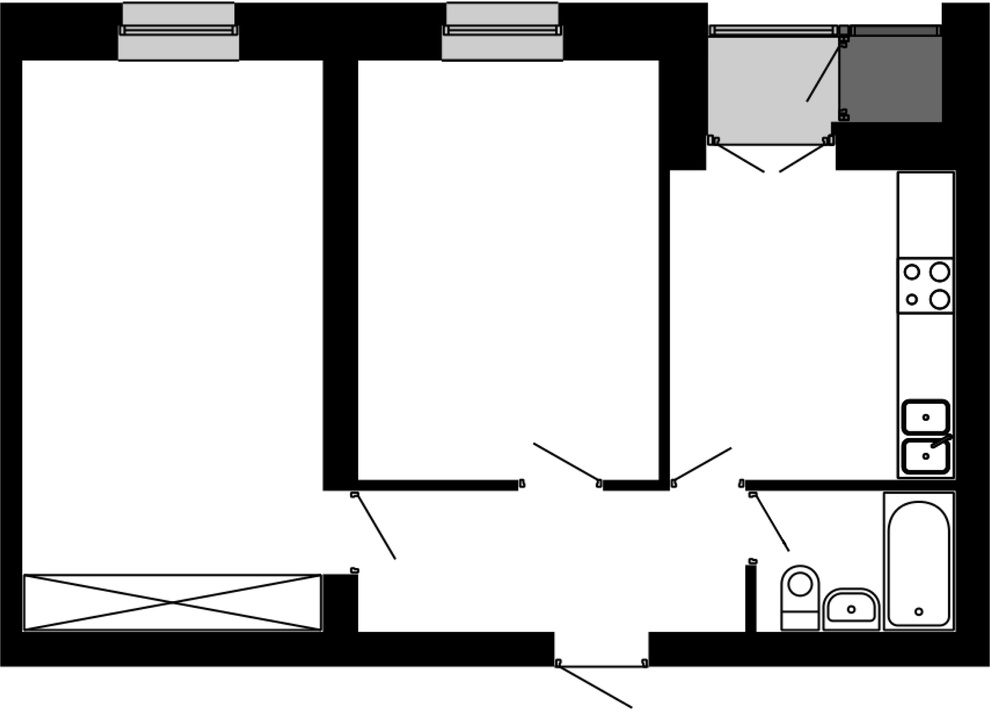
#> input picture test/0004.jpg, 991 x 712 px, shrunk from 2030 x 1458 before the run, found by its file name
$ python corner.py
#> lines starting #> are read from the running program, lines starting #| are printed output that depends on the picture; after the words box and inside, x2 and y2 are one past the last pixel; in counts of white or black regions, pixels touching at a corner belong together
import cv2
import numpy as np
import matplotlib.pyplot as plt
import os

# Проверяем, существует ли файл
img_path = '../img/test/0004.jpg'
if not os.path.exists(img_path):
    print(f"⚠️ Файл не найден: {os.path.abspath(img_path)}")
    exit()

img = cv2.imread(img_path)
#> img is the input picture: shape (712, 991, 3); min 0, max 255, mean 197.2
if img is None:
    print("❌ Не удалось загрузить изображение. Проверьте путь и формат файла.")
    exit()

# Конвертируем BGR в RGB для корректного отображения в matplotlib
img_rgb = cv2.cvtColor(img, cv2.COLOR_BGR2RGB)
gray_img = cv2.cvtColor(img, cv2.COLOR_BGR2GRAY)

corners = cv2.goodFeaturesToTrack(gray_img, 100, .06, 10)
#> corners = 100 rows, first 8: [949, 432], [533, 443], [881, 630], [851, 609], [918, 611], [834, 146], [821, 630], [709, 23]
corners = np.intp(corners)

for i in corners:
    x, y = i.ravel()
    cv2.circle(img_rgb, (x, y), 3, (255, 0, 0), -1)  # Красный цвет в RGB
#> this loop made 100 passes
#> (x, y) on passes 1 to 12: (949, 432), (533, 443), (881, 630), (851, 609), (918, 611), (834, 146), (821, 630), (709, 23), (779, 171), (641, 664), (631, 707), (940, 23)
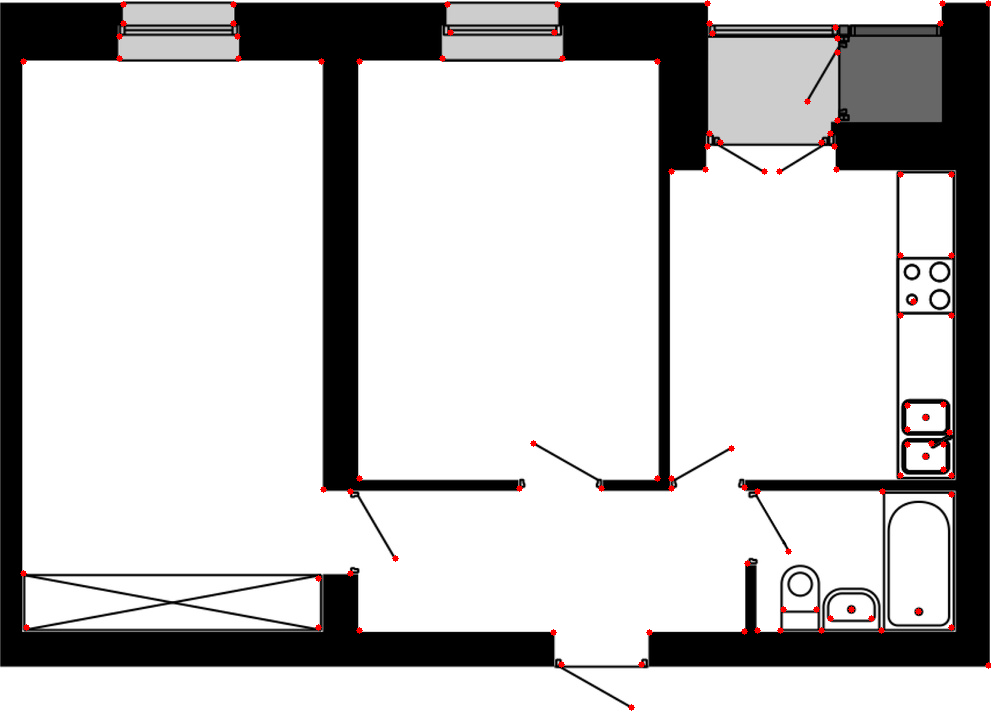
#> img_rgb: shape (712, 991, 3); 0.41% of pixels changed, all inside (x1, y1, x2, y2) = (20, 0, 991, 711)

# Показываем изображение через matplotlib
plt.imshow(img_rgb)
plt.imshow(gray_img)
plt.axis('off')
plt.show()
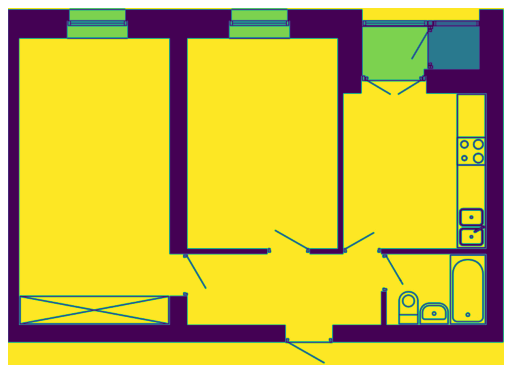
#> figure drawn by matplotlib, 1 panel

$ run again, with test/0001.jpg copied over test/0004.jpg
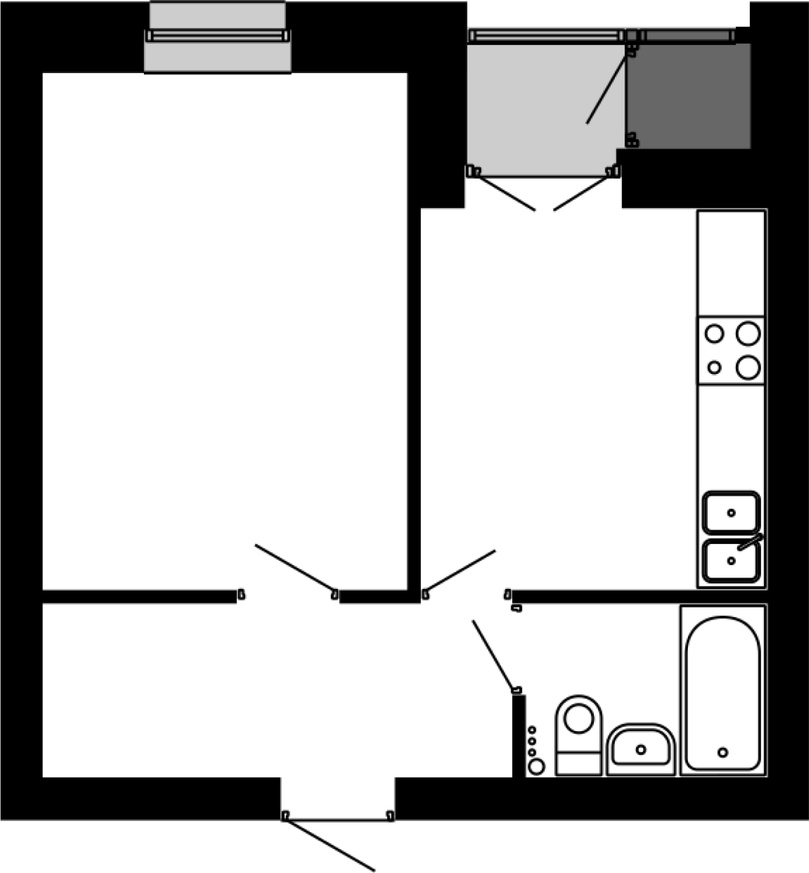
#> input picture test/0001.jpg, 809 x 873 px, shrunk from 1350 x 1457 before the run, found by its file name
#> img is the input picture: shape (873, 809, 3); min 0, max 255, mean 189.7
#> corners = 100 rows, first 8: [532, 752], [532, 741], [731, 560], [731, 512], [532, 730], [374, 870], [255, 545], [760, 531]
#> the loop `for i in corners:` made 100 passes
#> after the loop `for i in corners:`:
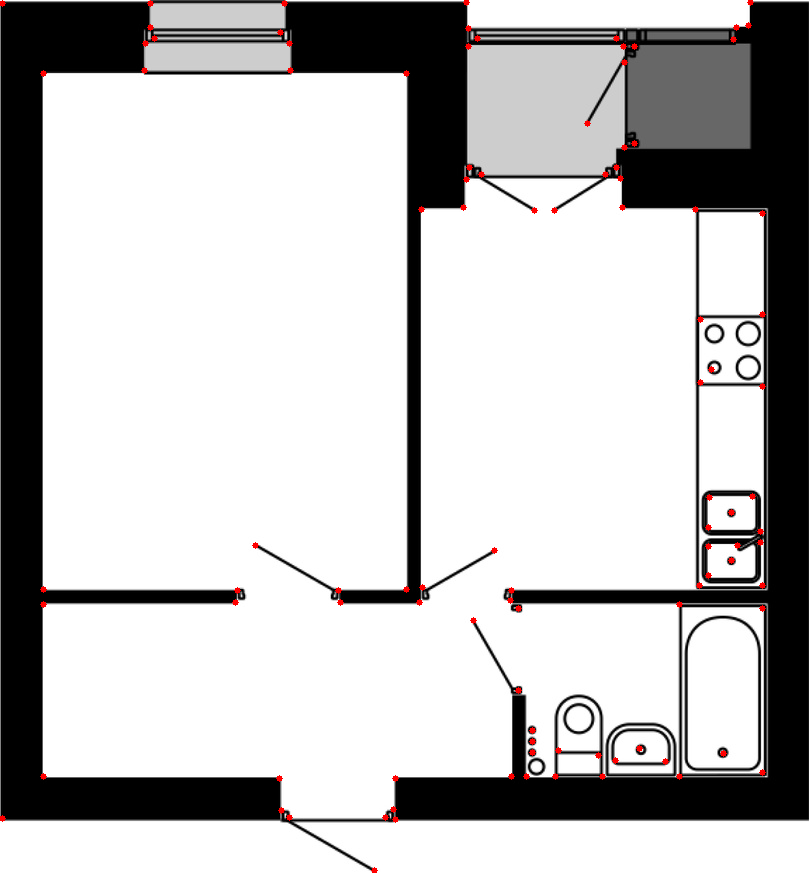
#> img_rgb: shape (873, 809, 3); 0.41% of pixels changed, all inside (x1, y1, x2, y2) = (0, 0, 766, 873)
#> `plt.show()`:
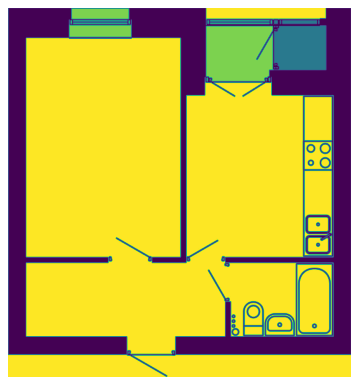
#> figure drawn by matplotlib, 1 panel

$ run again, with test/0002.jpg copied over test/0004.jpg
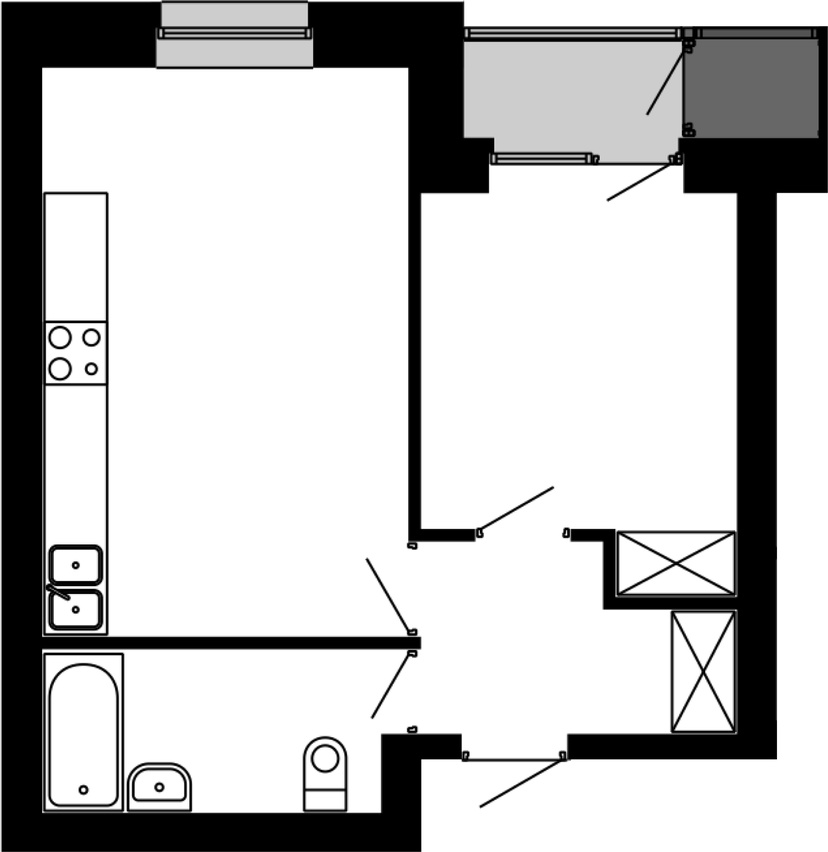
#> input picture test/0002.jpg, 828 x 852 px, shrunk from 1491 x 1535 before the run, found by its file name
#> img is the input picture: shape (852, 828, 3); min 0, max 255, mean 195.3
#> corners = 100 rows, first 8: [75, 565], [75, 609], [49, 592], [675, 729], [480, 806], [553, 487], [731, 729], [125, 811]
#> the loop `for i in corners:` made 100 passes
#> after the loop `for i in corners:`:
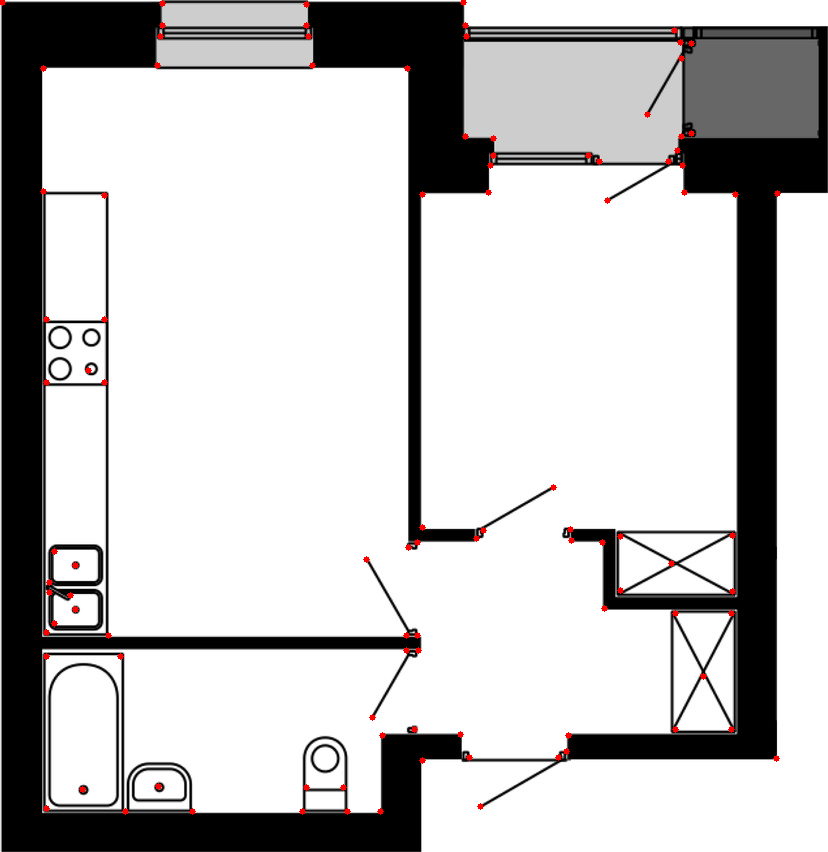
#> img_rgb: shape (852, 828, 3); 0.41% of pixels changed, all inside (x1, y1, x2, y2) = (0, 0, 781, 815)
#> `plt.show()`:
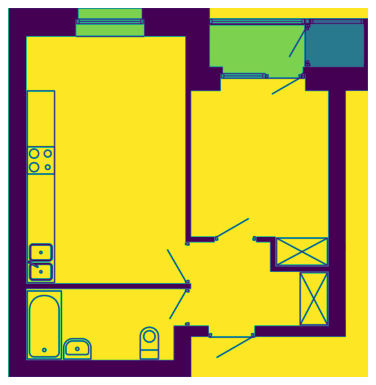
#> figure drawn by matplotlib, 1 panel

$ run again, with test/0003.jpg copied over test/0004.jpg
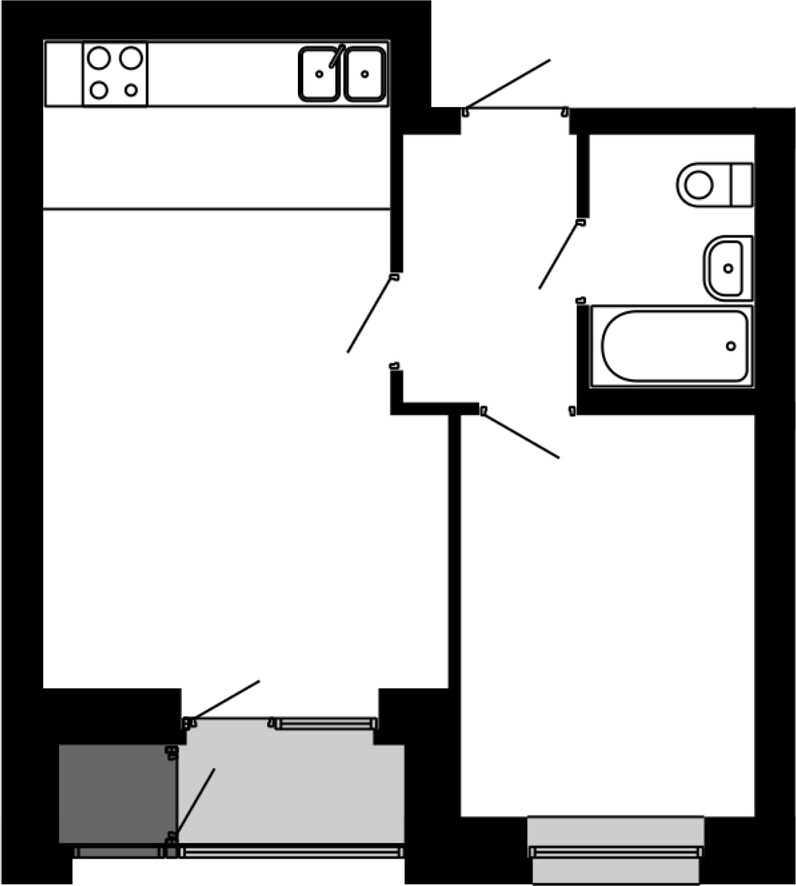
#> input picture test/0003.jpg, 796 x 886 px, shrunk from 1400 x 1559 before the run, found by its file name
#> img is the input picture: shape (886, 796, 3); min 0, max 255, mean 192.4
#> corners = 100 rows, first 8: [319, 74], [364, 74], [560, 110], [469, 110], [558, 457], [539, 288], [405, 883], [259, 681]
#> the loop `for i in corners:` made 100 passes
#> after the loop `for i in corners:`:
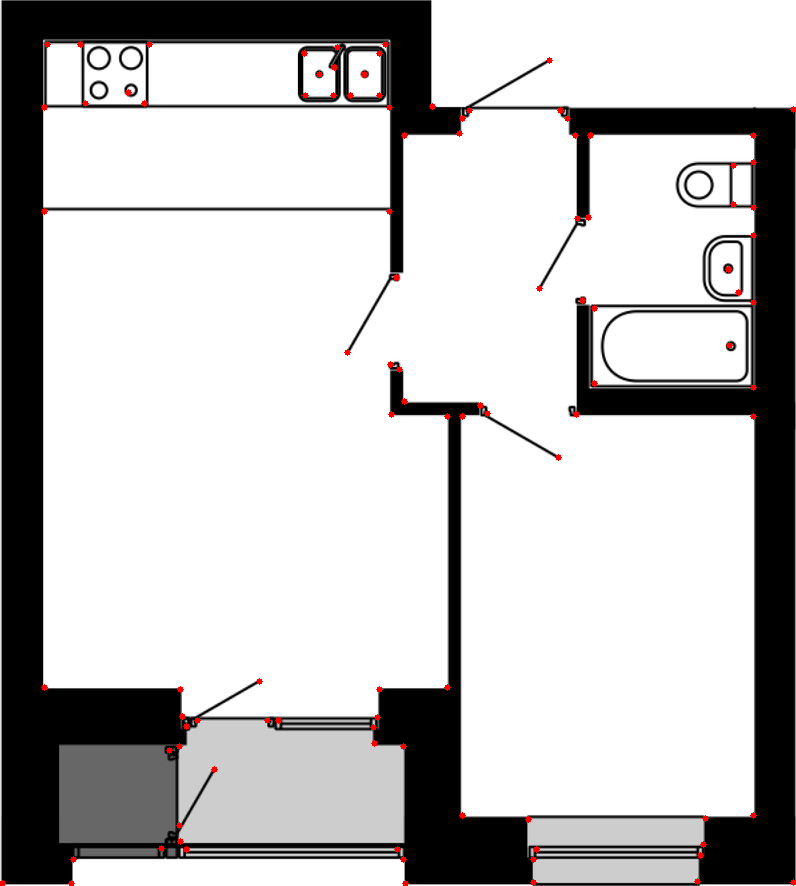
#> img_rgb: shape (886, 796, 3); 0.41% of pixels changed, all inside (x1, y1, x2, y2) = (0, 41, 796, 886)
#> `plt.show()`:
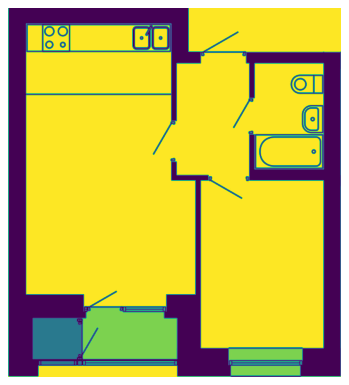
#> figure drawn by matplotlib, 1 panel
